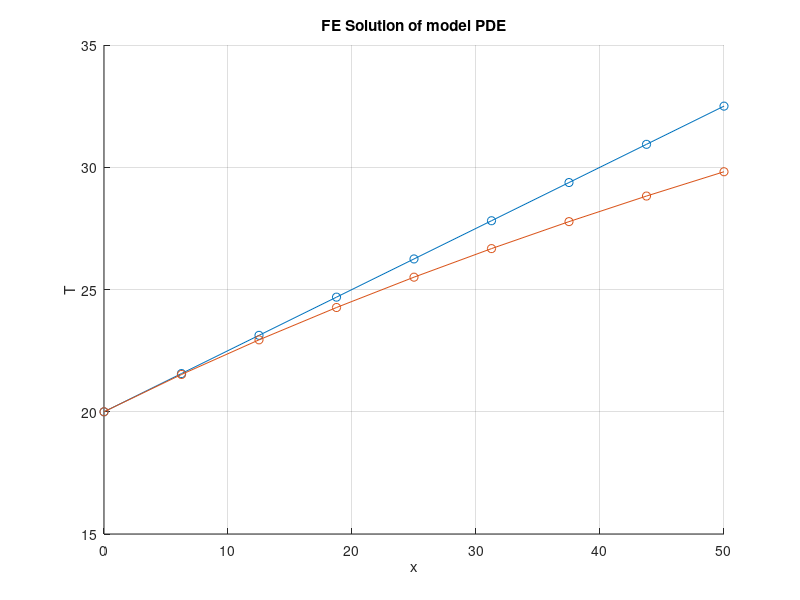

MATLAB code for this plot:
%1D NONLINEAR FEM SOLVER
%NEWTON'S ITERATION
%input parameters:
ne=8;
xmin=0;
xmax=50;

k=40;

ti=20;
qi=10;

%nonlin paramaters
itrMax = 20;
eTol = 1e-3;
%Thermal Conductivity as a Function of Temperature
%K(T) = kM*T + kC
kM = 2;
kC = 1;

%SOLVE PDE:
%
% -d/dx[Af(x)*(du/dx)] = Cf(x)
%
%INPUTS:
% ne    :: Number of Elements
% xmin  :: Starting X position
% xmax  :: Ending X position
% k     :: Thermal Conduction Coefficient
% ti    :: Temperature Boundary Condition
% qi    :: Thermal Load Flux
%
%NL INPUTS:
% itrMax    :: Max Iterations Permitted
% eTol      :: Convergence Error Tolerance
% 

%Parameters:                        
nn = ne + 1;                        % Number of Nodes
xx = linspace(xmin,xmax,nn);        % X-coordinates/
%Iteration Counter Definition
itr = 0;
loopr = true;
%DE functions:
Af = '1';
Cf = '0';
%BC definitions:
ltype = 1;  %1: Dirichlet Boundary Condition  
rtype = 2;  %2: Neumann Boundary Condition
            %3: Mixed Boundary Condition
lt1 = ti;
rt1 = 0;
lq1 = 0;
rq1 = qi;

%Global matrix Definitions:
K = sparse(nn,nn);
F = sparse(nn,1);

KZ = K;
FZ = F;

%Gaussian Quadrature Defintion:
%3 Point
GQp = [-sqrt(3/5),0,sqrt(3/5)];
GQw = [5/9,8/9,5/9];
GQn = length(GQp);

%Shape functions and Gradients @ GQ points
S = zeros(2,GQn);
dS = zeros(2,GQn);
%Shape Function Definiton:
for e=1:GQn
   S(1,e) = (1-GQp(e))/2;
   S(2,e) = (1+GQp(e))/2;
   dS(1,e) = -0.5;
   dS(2,e) = +0.5;
end

%INITIALISATION
for e=1:ne
    x1 = xx(e);
    x2 = xx(e+1);
    %element jacobian
    jac = (x2-x1)/2;
    
    %local matrices
    Ke = zeros(2,2);
    Fe = zeros(2,1);
    %loop through GQ points
    for q=1:GQn
        %Evaluate Current X position
        xE = GQp(q)*((x2-x1)/2) + (x2+x1)/2;
        %First Iteration Conditions (LINEAR)
        Ac = eval(Af)*k;
        Cc = eval(Cf);
        
        for i=1:2
            for j=1:2
                Ke(i,j) = Ke(i,j) + ...
                          Ac*(dS(i,q)/jac*dS(j,q)/jac)...
                          *jac*GQw(q);
            end
            Fe(i) = Fe(i) + Cc*S(i,q)*jac*GQw(q);
        end
    end
    
    %Assemble Local to Global
    KZ(e,e)      = KZ(e,e) + Ke(1,1);
    KZ(e+1,e)    = KZ(e+1,e) + Ke(2,1);
    KZ(e,e+1)    = KZ(e,e+1) + Ke(1,2);
    KZ(e+1,e+1)  = KZ(e+1,e+1) + Ke(2,2);
    
    FZ(e)        = FZ(e) + Fe(1);
    FZ(e+1)      = FZ(e+1) + Fe(2);
end

%LEFT boundary
if ltype == 1
    FZ(1) = lt1;
    KZ(1,:) = 0;
    KZ(1,1) = 1;
elseif ltype == 2
    FZ(1) = FZ(1) + lq1;
end
%RIGHT boundary
if rtype == 1
    FZ(nn) = rt1;
    KZ(nn,:) = 0;
    KZ(nn,nn) = 1;
elseif rtype == 2
    FZ(nn) = FZ(nn) + rq1;
end

uR = KZ\FZ;
hold on;
plot(xx,uR,'-o');

%NONLINEAR UTERATION LOOP
while loopr
    %Increment Iteration Counter
    itr = itr + 1;
    %Local Element Matrix Definitions:
    for e=1:ne
        x1 = xx(e);
        x2 = xx(e+1);
        %element jacobian
        jac = (x2-x1)/2;
        
        %local matrices
        Ke = zeros(2,2);
        Fe = zeros(2,1);
        %loop through GQ points
        for q=1:GQn
            %Evaluate Current X position
            xE = GQp(q)*((x2-x1)/2) + (x2+x1)/2;
            
            Ac = eval(Af)*(kM*(uR(e)) + kC);
            Cc = eval(Cf);
            
            for i=1:2
                for j=1:2
                    Ke(i,j) = Ke(i,j) + ...
                              Ac*(dS(i,q)/jac*dS(j,q)/jac)...
                              *jac*GQw(q);
                end
                Fe(i) = Fe(i) + Cc*S(i,q)*jac*GQw(q);
            end
        end
        
        %Assemble Local to Global
        K(e,e)      = K(e,e) + Ke(1,1);
        K(e+1,e)    = K(e+1,e) + Ke(2,1);
        K(e,e+1)    = K(e,e+1) + Ke(1,2);
        K(e+1,e+1)  = K(e+1,e+1) + Ke(2,2);
        
        F(e)        = F(e) + Fe(1);
        F(e+1)      = F(e+1) + Fe(2);
    end
    
    %BC Applications:
    %LEFT boundary
    if ltype == 1
        F(1) = lt1;
        K(1,:) = 0;
        K(1,1) = 1;
    elseif ltype == 2
        F(1) = F(1) + lq1;
    end
    %RIGHT boundary
    if rtype == 1
        F(nn) = rt1;
        K(nn,:) = 0;
        K(nn,nn) = 1;
    elseif rtype == 2
        F(nn) = F(nn) + rq1;
    end
    
    %Solve the Global System
    uR = KZ\FZ;
    
    %Residual Calculation
    R = K*uR - F;
    KZ = K;
    FZ = F;
    resi = max(R(:));
    
    %Exit Nonlin Loop Condition
    if resi < eTol
        loopr = false;
        disp('Convergence Reached');
    elseif itr >= itrMax
        loopr = false;
        disp('MAX Iterations Reached');
        disp('Convergence NOT Reached');
    end
end

%POST: Plot FE Solution
plot(xx,uR,'-o');
grid on;
title('FE Solution of model PDE');
xlabel('x');
ylabel('T');
%end
